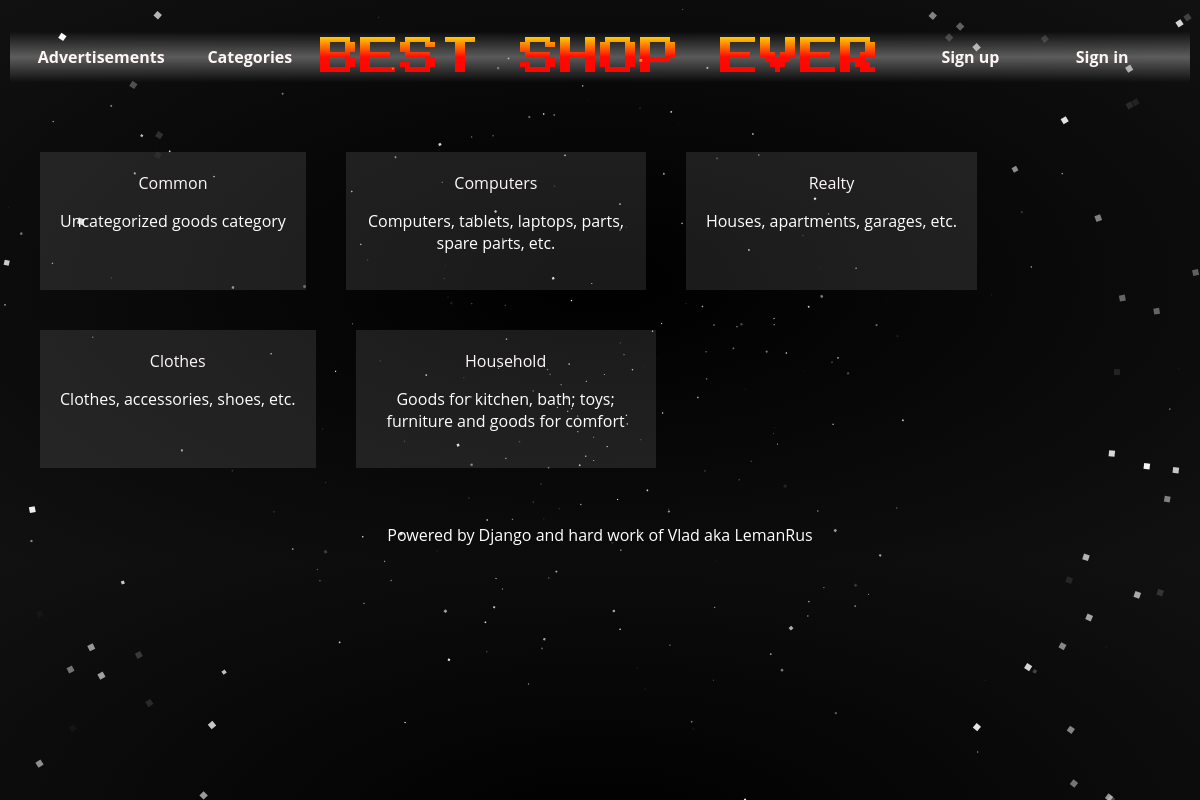
Page /categories/ on the committed database.
### ads/models.py (models this page shows, shortened)
class Category(models.Model):
    title = models.CharField(max_length=150, blank=False, default='Common')
    description = models.TextField(max_length=5000, blank=False, default='Uncategorized goods category')
    class Meta:
        verbose_name_plural = 'Categories'

### ads/views.py (the view)
# urls.py: path('categories/', views.Categories.as_view(), name='categories'),
class Categories(ListView):
    model = Category
    template_name = 'ads/categories.html'
    context_object_name = 'categories'

### ads/templates/ads/categories.html (shortened to what this page needs)
{% extends 'ads/base.html' %}
{% block content %}
    <section class="categories">
        {% if categories %}
        <ul class="categories__list">
            {% for cat in categories %}
            <li class="categories__item">
                <a href="{% url 'ads:category_show' cat.id %}" class="categories__title">{{ cat.title }}</a>
                <p> {{ cat.description }}</p>
            </li>
            {% endfor %}
        </ul>
        {% endif %}
    </section>
{% endblock content %}

### ads/templates/ads/base.html (shortened to what this page needs)
<!DOCTYPE html>
{% load static %}
<html lang="en">
<head>
    <link rel="stylesheet" type="text/css" href="{% static 'ads/css/style.css' %}">
</head>
<body>
{% block page %}
    {% block header %}
        {% include 'ads/header.html' %}
    {% endblock header %}
    {% block content %}
    {% endblock content %}
    {% block footer %}
        {% include 'ads/footer.html' %}
    {% endblock footer %}
{% endblock page %}
</body>
</html>

### ads/templates/ads/header.html
<header class="wrapper header">
    <nav class="header__navigation">
        <ul class="header__menu">
        <li class="header__menu-item">
            <a href="{% url 'ads:recent_ads' %}">Advertisements</a>
        </li>
        <li class="header__menu-item">
            <a href="{% url 'ads:categories' %}">Categories</a>
        </li>
    </ul>
    </nav>
    <a class="header__logo" href={% url 'ads:index' %} data-text="Best shop ever">Best shop ever</a>
    <nav class="header__navigation">
    {% if user.is_authenticated %}
        <ul class="header__menu">
            <li class="header__menu-item">
                <a href="{% url 'core:profile' user.id %}">My profile</a>
            </li>
            <li class="header__menu-item">
                <a href="{% url 'core:logout' %}">Exit</a>
            </li>
        </ul>
    {% else %}
        <ul class="header__menu">
            <li class="header__menu-item">
                <a href="{% url 'core:signup' %}">Sign up</a>
            </li>
            <li class="header__menu-item">
                <a href="{% url 'core:login' %}">Sign in</a>
            </li>
        </ul>
    {% endif %}
    </nav>
</header>

### ads/templates/ads/footer.html
<footer class="footer">
    <div class="wrapper">
            <p class="footer__credentials">Powered by Django and hard work of Vlad  aka LemanRus</p>
    </div>
</footer>

### ads/templates/ads/ext_scripts.html (shortened to what this page needs)
{% load static %}

### ads/static/ads/css/style.css (style rules this page uses)
* { box-sizing: border-box }
a { text-decoration: none; color: snow; }
body { background: radial-gradient(#000, #111), #000; min-height: 100%; font-family: 'Open Sans', 'Arial', sans-serif; font-weight: 400; font-size: 16px; line-height: 22px; color: white; max-width: 1180px; margin: auto; }
.header { display: flex; align-items: center; margin-top: 2rem; margin-bottom: 50px; justify-content: space-between; mix-blend-mode: hard-light; background: linear-gradient(gray, darkgray, gray); }
.header__logo { font-family: 'Press Start 2P', cursive; font-size: 40px; line-height: 50px; text-transform: uppercase; background: linear-gradient(yellow, red); -webkit-background-clip: text; -webkit-text-fill-color: transparent; color: #0B2349; white-space: nowrap; }
.header__navigation { display: flex; justify-content: space-between; width: 100%; }
.header__menu { display: flex; justify-content: space-evenly; margin: 0; padding: 0; width: 100%; font-weight: bold; }
.header__menu-item { display: block; margin: 0 15px; }
.categories__list { list-style: none; margin: 20px 10px; padding: 0; display: flex; flex-wrap: wrap; }
.categories__item { background-color: rgba(255, 255, 255, .1); text-align: center; margin: 20px; padding: 20px; max-width: 300px; }
.footer { display: flex; align-items: center; justify-content: center; }

### rows in the picture
Category: title "Common", description "Uncategorized goods category"
Category: title "Computers", description "Computers, tablets, laptops, parts, spare parts, etc."
Category: title "Realty", description "Houses, apartments, garages, etc."
Category: title "Clothes", description "Clothes, accessories, shoes, etc."
Category: title "Household", description "Goods for kitchen, bath; toys; furniture and goods for comfort"
